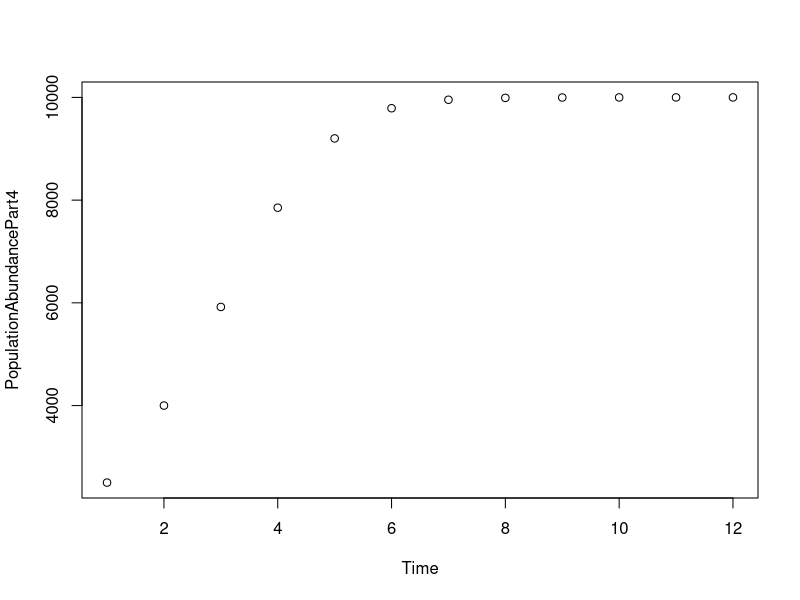
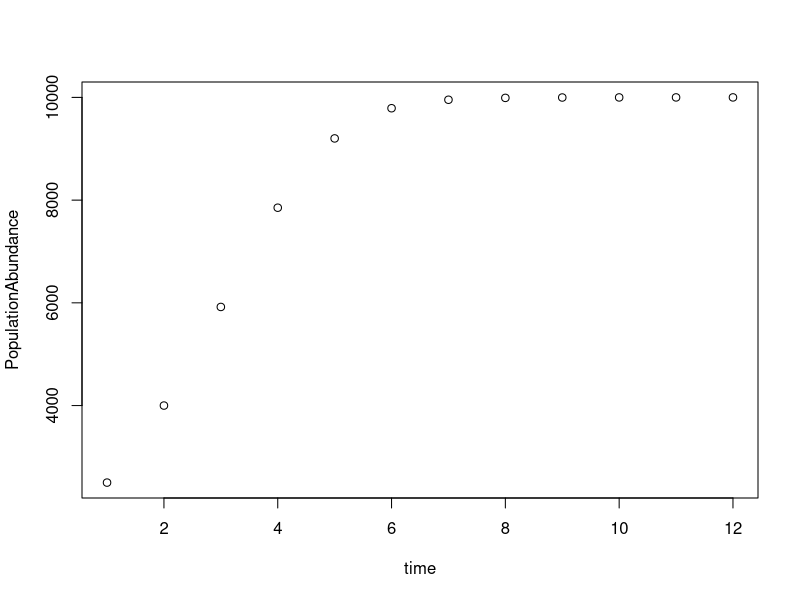

The R script that drew these images, in order:
#Work from Lab04
#Use the discrete-time logistic growth equation to create a loop to print out abundances over 12 years 

#parameters
Pop_at_time_1 <- 2500
CarryingCapacity <- 10000
IntrinsicGrowthRate <- 0.8
TimeSeq <- seq(1:12)

#preallocation parameters
numberoftimes <- length(TimeSeq)
PopulationAbundancePart4 <- rep(0, numberoftimes)
PopulationAbundancePart4[1] <- Pop_at_time_1

#calculations
for(i in 2:numberoftimes) {
  PopulationAbundancePart4[i] <- PopulationAbundancePart4[i - 1] + (IntrinsicGrowthRate * PopulationAbundancePart4[i- 1] * (CarryingCapacity - PopulationAbundancePart4[i - 1]) / CarryingCapacity)
}

#checking
PopulationAbundancePart4

#print out the value for t= 12

print(PopulationAbundancePart4[12]) #It works!!

#Make a vector for time and a vector for the data and plot 
#parameters
Time <- seq(1:12)

#plot
plot(Time, PopulationAbundancePart4)

#Take this data and turn the logistic growth model code into a function that takes r (the intrinsic growth rate), K (the carrying capacity), the total number of generations, and the intitial population size as arguments

LogGrowthModel <- function(r , K , gen , initpop) {
  #parameters
  CarryingCapacity <- K
  IntrinsicGrowthRate <- r
  TimeSeq <- seq(1: gen)
  
  #preallocation parameters
  numberoftimes <- length(TimeSeq)
  PopulationAbundance <- rep(0, numberoftimes)
  PopulationAbundance[1] <- initpop
  
  #calculations
  for(i in 2:numberoftimes) {
    PopulationAbundance[i] <- PopulationAbundance[i - 1] + (IntrinsicGrowthRate * PopulationAbundance[i- 1] * (CarryingCapacity - PopulationAbundance[i - 1]) / CarryingCapacity)
  }
  #plot
  time <- seq(1:gen)
  plot(time, PopulationAbundance)
  return(LgGrwthModResults <- cbind(gen, PopulationAbundance))
         colnames(LgGrwthModResults) <- c("Generations", "Abundance")
}

#Check with parameters, I'll use the numbers from lab 4 to double check my work
MyResults <- LogGrowthModel(.8 , 10000 , 12 , 2500) #This looks like it works

#Now, write the data set to a file in the lab08 folder

setwd("/Users/EmilyBeam/Desktop/Computational_Biology/CompBioHomeworkandLabs/Labs/Lab08")
write.csv(x = MyResults , file = "LogarithmicGrowthModel.csv" )
